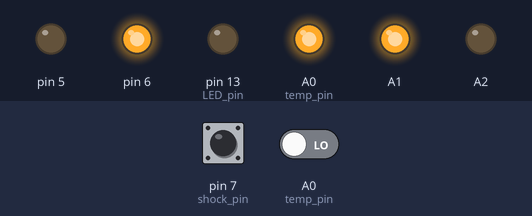
This sketch was run on a simulated Arduino Uno, built with avr-gcc and run on an emulated ATmega328P. Shown: output pins drawn as LEDs (lit = HIGH). The test bench sets the inputs (shaded band); at power-on: pin 7 (shock_pin) HIGH, A0 (temp_pin) LOW. What the sketch prints to the serial monitor is not drawn.

Above: at 0.3 s.
Timing chart, 0 to 1.8 s (numbered marks = the images above):
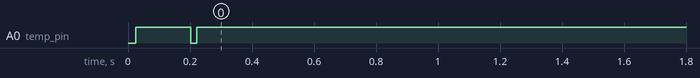

The sketch:

Rocket_Code_V5.ino
```cpp
//Setup LED pin for testing purposes
#define LED_pin 13

//These are the variables needed to define the temp sensor
#define temp_pin A0 //This can change
byte bGlobalErr;
byte temp_data[5];
float temp_time;

//These are the variables for the shock sensor
#define shock_pin 7 //This can change
int shock_data;
float shock_time;

// These are variables used for the TNC
char inbyte = 0;
char buf[260];
int buflen = 0;

// These two variables are used to store the temp and humidity data
int temp;
int humid;

// This stores the shock data
int shock;

// These are the variables needed to control the rate, 1 is high 0 is low
int CRrate = 1; //Rate according to the Rocket
int CGrate = 1; //Rate according to the ground
int rate = 8000; //Working rate, in ms
float rate_time;  //Timing variable for rate

//These are the variables needed to control transmission, 1 is on 0 is off
int CRtx = 1;  //tx according to the Rocket
int CGtx = 1;  //tx according to the Rocket
int txBypass = 1; // this can be used to bypass a disabled tx
// It's initially a 1 so that a single info packet gets sent on boot


int packetStart = 0; //This is the start variable for the stripkiss function
int i; //This is a generic looping variable

void setup() {
  //Start comms with radio shield, wait
  Serial.begin(4800);
  delay(5);

  //Set radio stuff
  Serial.print("MKC9TMD\r\n");  //Set callsign
  delay(10);
  Serial.print("PWIDE1-1,WIDE2-1\r\n"); //Set Digipath. We don't really need it for this, but the TNC won't work without it
  delay(10);

  //These lines are for setting up the power and ground for the humidity sensor, they're not needed in actual operation
  pinMode(A1, OUTPUT);
  pinMode(A2, OUTPUT);
  digitalWrite(A1, HIGH);
  digitalWrite(A2, LOW);

  //These lines are for setting up the power and ground for the shock sensor, they're not needed in actual operation
  pinMode(6, OUTPUT);
  pinMode(5, OUTPUT);
  digitalWrite(6, HIGH);
  digitalWrite(5, LOW);

  // This sets up the shock sensor
  pinMode(shock_pin, INPUT);

  // This sets up the humidity sensor
  pinMode(temp_pin, OUTPUT);
  digitalWrite(temp_pin, HIGH);

  //Set LED as output, again just for testing purposes
  pinMode(LED_pin, OUTPUT);

  //Initialize timing stuff
  rate_time = millis();
}

void loop() {

  //This while loop waits for a packet to be coming from the ground station, then does stuff
  while (Serial.available()) {  //While radio data is coming in
    inbyte = Serial.read();    //Get the byte
    if (inbyte == '\n') {       //If its the end of the packet, do the following:
      stripKISSR(buf);          //Strip, store to variables
      updateRocketVars();       //Update the rocket with the new variables
      updateRocketSettings();   //Update the settings on the rocket as well
      rate_time = millis() - rate + 1000;   //Set the rate time to send a packet back in one second
      txBypass = 1; //Tells PCU to reply even if TX is disabled
      buflen = 0;
    }
    else if ((inbyte > 31 && buflen < 260)) {   //If its a nonprintable character, don't record it
      buf[buflen++] = inbyte;
      buf[buflen] = 0;
    }
  }

  // If transmit is enabled, send the message over and over again based on the rate
  if (CRtx || txBypass) {
    if ((millis() - rate_time) > rate) {
      sendPacket(); //Send the packet
      rate_time = millis(); //Set current time for looping purposes
      txBypass = 0;
    }
  }

  // Every iteration, update the variables and settings in case something happened on therocket side of things
  updateRocketVars();
  updateRocketSettings();

  // This polls the humidity sensor and saves the data to 'temp' and 'humid'
  // To change the rate that it polls, change the number in the line below
  if (millis() - temp_time > 200) {
    pollTemp();
    temp_time = millis();
  }

  // This polls the shock sensor and saves the data to "shock".
  // It polls every loop of code, and saves data every 1000 milliseconds
  // The value is the number of times there has been shock in the last 1000 milliseconds divided by five (the average amount per 200 ms)
  if (digitalRead(shock_pin) == LOW) {
    shock_data = shock_data + 1;
  }
  if (millis() - shock_time > 2000) {
    shock = shock_data;
    shock_data = 0;
    shock_time = millis();
  }

}

void pollTemp() {
  ReadDHT();
  switch (bGlobalErr) {
    case 0:
      humid = temp_data[0];
      temp = (temp_data[2] * 9 / 5) + 32;
      break;
    case 1:
      humid = 99;
      temp = 91;
      break;
    case 2:
      humid = 99;
      temp = 92;
      break;
    case 3:
      humid = 99;
      temp = 93;
      break;
    default:
      humid = 99;
      temp = 94;
      break;
  }
}


// This strips the crap out of the packet and stores stuff to the CG variables
void stripKISSR(char buff[]) {

  // Loop through the packet, look for the : that starts the actual info
  for (i = 0; i < 20; i = i + 1) { //Only look to 20. if its not found by then, set start to 0 to show that its a bad packet.
    if (buff[i] == 58) { //58 is the ascii code for : that it is looking for
      packetStart = i + 1; //Set the packet start variable to be one after the :
      break; //Break out
    }

    //If we got to the end and didn't find it, set to 0 to indicate bad packet
    if (i == 19) {
      packetStart = 0;
    }
  }

  // If bad packet, break out of stripkiss
  if (packetStart == 0) {
    return;
  }

  //Store rate variable
  CGrate = buff[packetStart] - '0';
}

// This is the function that actually sends the packet
void sendPacket() {
  Serial.print("!");          //Start packet
  Serial.print(CRrate);     //Rate control signal
  Serial.print(CRtx);       //TX control signal
  Serial.print(",");
  Serial.print(temp);       //temperature data
  Serial.print(",");
  Serial.print(humid);      //humidity data
  Serial.print(",");
  Serial.print(shock);      //shock dat
  Serial.print(",");
  Serial.print("nn");       //signals end of packet (to benny), not needed
  Serial.print("\r\n");       //Close packet, send
}


// This updates the rocket variables to match that coming from the ground station
void updateRocketVars() {

  if (CGrate != CRrate) {
    CRrate = CGrate;
  } // Update rate

  if (CGtx != CRtx) {
    CRtx = CGtx;
  } //Update tx
}

// This updates the rocket settings based on the rocket variables
void updateRocketSettings() {

  if (CRrate) {
    rate = 3000;
  }
  else {
    rate = 6000;
  }   //Update rate based on rocket state

}

// These next two functions are for polling the humidity sensor, in the code they implement as just ReadDHT()
// It must be run at most every 200 milliseconds, but any slower is fine
void ReadDHT() {
  bGlobalErr = 0;
  byte dht_in;
  byte i;
  digitalWrite(temp_pin, LOW);
  delay(20);
  digitalWrite(temp_pin, HIGH);
  delayMicroseconds(40);
  pinMode(temp_pin, INPUT);
  //delayMicroseconds(40);
  dht_in = digitalRead(temp_pin);
  if (dht_in) {
    bGlobalErr = 1;
    return;
  }
  delayMicroseconds(80);
  dht_in = digitalRead(temp_pin);
  if (!dht_in) {
    bGlobalErr = 2;
    return;
  }
  delayMicroseconds(80);
  for (i = 0; i < 5; i++)
    temp_data[i] = read_temp_data();
  pinMode(temp_pin, OUTPUT);
  digitalWrite(temp_pin, HIGH);
  byte dht_check_sum =
    temp_data[0] + temp_data[1] + temp_data[2] + temp_data[3];
  if (temp_data[4] != dht_check_sum)
  {
    bGlobalErr = 3;
  }
};
byte read_temp_data() {
  byte i = 0;
  byte result = 0;
  for (i = 0; i < 8; i++) {
    while (digitalRead(temp_pin) == LOW);
    delayMicroseconds(30);
    if (digitalRead(temp_pin) == HIGH)
      result |= (1 << (7 - i));
    while (digitalRead(temp_pin) == HIGH);
  }
  return result;
}
```

Measured:
- by itself, A0 (temp_pin): HIGH → LOW at 0.20 s, → HIGH 0.02 s later
